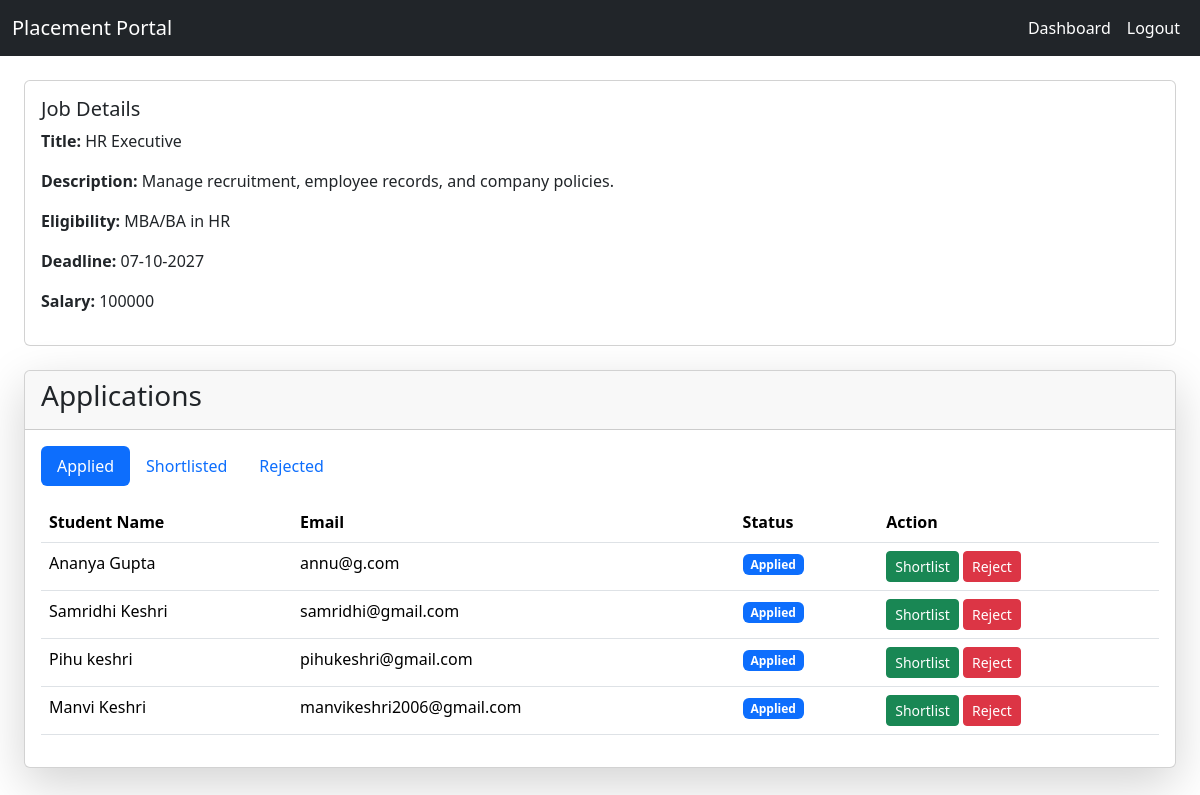
Page /company/view-drive/5 (signed in) on the committed database.
### application/model.py (models this page shows)
class Job(db.Model):
    __tablename__ = "jobs"
    id = db.Column(db.Integer, primary_key=True)
    company_id = db.Column(db.Integer, db.ForeignKey("company.id"), nullable=False)
    salary=db.Column(db.Integer)
    title = db.Column(db.String(150))
    description = db.Column(db.Text)
    eligibility = db.Column(db.String(200))
    deadline = db.Column(db.DateTime)
    status = db.Column(db.String(20), default='Pending')
    is_approved = db.Column(db.Boolean, default=False)
    is_rejected = db.Column(db.Boolean, default=False)
    is_closed = db.Column(db.Boolean, default=False)
    company = db.relationship('Company', backref='jobs')
    applications = db.relationship("Application", backref="job")
    placements = db.relationship("Placement", backref="job")

class Application(db.Model):
    __tablename__ = "applications"
    id = db.Column(db.Integer, primary_key=True)
    job_id = db.Column(db.Integer, db.ForeignKey("jobs.id"))
    student_id = db.Column(db.Integer, db.ForeignKey("student.id"))
    status = db.Column(db.String(50), default="Applied")
    applied_at = db.Column(db.DateTime, default=datetime.utcnow)

class Student(db.Model):
    id = db.Column(db.Integer, primary_key=True)
    name = db.Column(db.String(100))
    email = db.Column(db.String(100), unique=True)
    password = db.Column(db.String(100))
    phone = db.Column(db.String(15))
    resume = db.Column(db.String(200))
    is_active = db.Column(db.Boolean, default=True)
    is_blacklisted = db.Column(db.Boolean, default=False)
    created_at = db.Column(db.DateTime, default=datetime.utcnow)
    applications = db.relationship("Application", backref="student")

### application/routes.py (the view)
@app.route("/company/view-drive/<int:job_id>")
def company_view_drive(job_id):
    if session.get("role") != "company":
        return "Unauthorized"
    job = Job.query.get(job_id)
    apps = Application.query.filter_by(job_id=job_id).all()
    return render_template(
        "company/view_drive.html",
        job=job,
        applications=apps
    )

### templates/company/view_drive.html (shortened to what this page needs)
<!DOCTYPE html>
<html lang="en">
<head>
    <link href="https://cdn.jsdelivr.net/npm/bootstrap@5.3.8/dist/css/bootstrap.min.css" rel="stylesheet">
    <link rel="stylesheet" href="https://cdn.jsdelivr.net/npm/bootstrap-icons@1.13.1/font/bootstrap-icons.min.css">
</head>
<body>
<nav class="navbar navbar-expand-lg bg-dark ">
    <div class="container-fluid">
        <a class="navbar-brand" text-white>Placement Portal</a>
        <div class="collapse navbar-collapse">
            <ul class="navbar-nav ms-auto">
                <li class="nav-item">
                    <a class="nav-link text-white" href="/company/dashboard">Dashboard</a>
                </li>
                <li class="nav-item">
                    <a class="nav-link text-white" href="/logout">Logout</a>
                </li>
            </ul>
        </div>
    </div>
</nav>
<div class="card ms-4 mt-4 me-4">
    <div class="card-body">
        <h5 class="card-title">Job Details</h5>
        <p><strong>Title:</strong> {{ job.title }}</p>
        <p><strong>Description:</strong> {{ job.description }}</p>
        <p><strong>Eligibility:</strong> {{ job.eligibility }}</p>
        <p><strong>Deadline:</strong> {{ job.deadline.strftime('%d-%m-%Y') }}</p>
        <p><strong>Salary:</strong> {{ job.salary }}</p>
    </div>
</div>
<div class="card mt-4 ms-4 me-4 shadow-lg">
    <div class="card-header">
        <h3>Applications</h3>
    </div>
    <div class="card-body">
        <ul class="nav nav-pills mb-3">
            <li class="nav-item">
                <button class="nav-link active" data-bs-toggle="pill" data-bs-target="#applied">
                    Applied
                </button>
            </li>
            <li class="nav-item">
                <button class="nav-link" data-bs-toggle="pill" data-bs-target="#shortlisted">
                    Shortlisted
                </button>
            </li>
            <li class="nav-item">
                <button class="nav-link" data-bs-toggle="pill" data-bs-target="#rejected">
                    Rejected
                </button>
            </li>
        </ul>
        <div class="tab-content">
            <div class="tab-pane fade show active" id="applied">
                <table class="table">
                    <thead>
                        <tr>
                            <th>Student Name</th>
                            <th>Email</th>
                            <th>Status</th>
                            <th>Action</th>
                        </tr>
                    </thead>
                    <tbody>
                        {% for app in applications %}
                        {% if app.status == "Applied" %}
                        <tr>
                            <td>{{ app.student.name }}</td>
                            <td>{{ app.student.email }}</td>
                            <td><span class="badge bg-primary">{{ app.status }}</span></td>
                            <td>
                                <a href="/shortlist/{{ app.id }}" class="btn btn-success btn-sm">Shortlist</a>
                                <a href="/reject/{{ app.id }}" class="btn btn-danger btn-sm"onclick="return confirm('Are you sure you want to reject this student?');">
   Reject
</a>
                            </td>
                        </tr>
                        {% endif %}
                        {% endfor %}
                    </tbody>
                </table>
            </div>
        </div>
    </div>
</div>
</body>
</html>

### templates/company/view_drive.html (style rules this page uses)
.navbar { background-color: #212529; }
.navbar-brand { color: white !important; }

### rows in the picture
Job: title "HR Executive", description "Manage recruitment, employee records, and company policies.", eligibility "MBA/BA in HR", deadline "07-10-2027", salary "100000"
Application: student.name "Ananya Gupta", student.email "annu@g.com", status "Applied"
Application: student.name "Samridhi Keshri", student.email "samridhi@gmail.com", status "Applied"
Application: student.name "Pihu keshri", student.email "pihukeshri@gmail.com", status "Applied"
Application: student.name "Manvi Keshri", student.email "manvikeshri2006@gmail.com", status "Applied"
